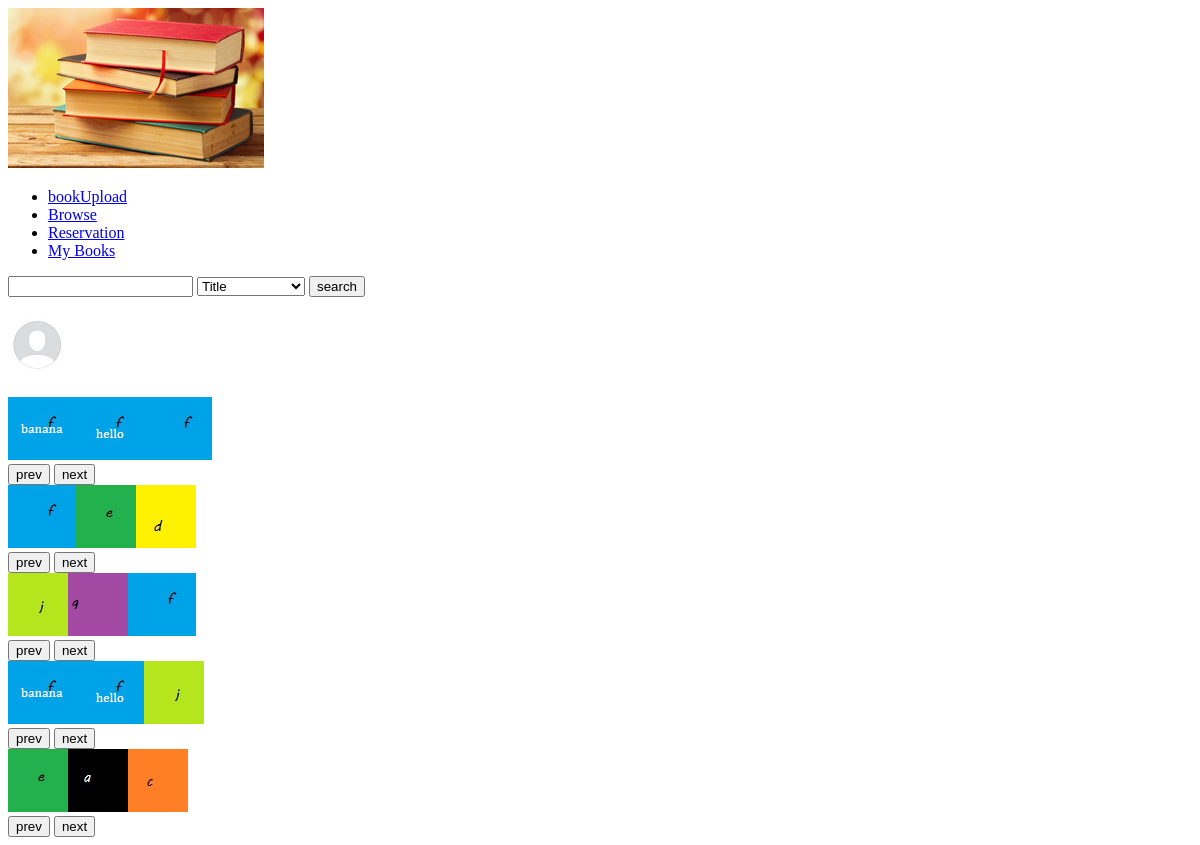
Before: /user/home.php with the older database file.
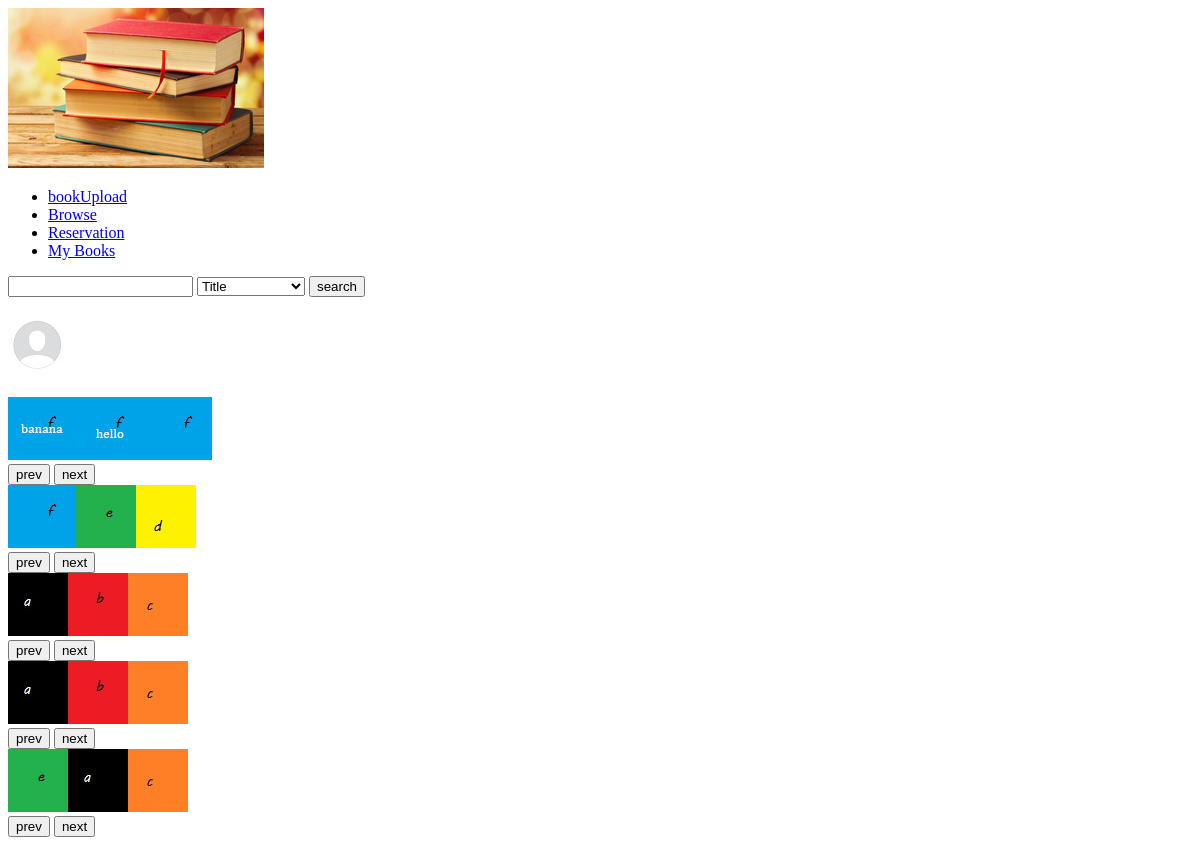
After: the same page with the newer database file.
### tables this page shows
CREATE TABLE `book` (
  `ISBN` varchar(30) NOT NULL,
  `title` varchar(50) NOT NULL,
  `publication_year` date NOT NULL,
  `publish_house` int(11) NOT NULL,
  `quantity` int(11) NOT NULL,
  `price` int(11) NOT NULL,
  `reservation_points` int(11) NOT NULL,
  `cover_photo` varchar(100) DEFAULT NULL,
  `description` varchar(200) DEFAULT NULL,
  `likes` int(11) DEFAULT NULL
);

CREATE TABLE `online_books` (
  `id` int(11) NOT NULL,
  `user_id` int(11) NOT NULL,
  `title` varchar(40) NOT NULL,
  `publish_date` date NOT NULL,
  `likes` int(11) NOT NULL,
  `cover_photo` varchar(100) DEFAULT NULL,
  `description` varchar(200) DEFAULT NULL,
  `book_path` varchar(100) DEFAULT NULL
);

### user/home.php (the view, shortened to what this page needs)
<?php
	include "functions/DBconnection.php";
		$username=$_SESSION["username"];
		$sql="SELECT `name`,`surname`,`points`,`profile_photo` FROM users WHERE username='{$username}'";
		$result=$connection->query($sql);
				$user = $result->fetch_assoc();
		$sql="SELECT `ISBN`,cover_photo FROM book ORDER BY publication_year DESC";
		$libratSipasDates=$connection->query($sql);
		$sql="SELECT `ISBN`,cover_photo FROM book ORDER BY likes DESC";
		$libratSipasPelqimeve=$connection->query($sql);
		$sql="SELECT `id`,cover_photo FROM online_books ORDER BY likes DESC";
		$libratOnlineSipasPelqimeve=$connection->query($sql);
		$sql="SELECT `id`,cover_photo FROM online_books ORDER BY publish_date DESC";
		$libratOnlineSipasDates=$connection->query($sql);
		$sql="SELECT `ISBN`,cover_photo FROM book WHERE reservation_points!=0 ORDER BY reservation_points DESC";
		$libratPremium=$connection->query($sql);
?>
<!DOCTYPE html>
<html>
<head>
	<link rel="stylesheet" type="text/css" href="/BibliotekaOnline/Styles/home.css">
</head>
<body>
	<div>
		<a href="home.php"><img src="/BibliotekaOnline/images/app/libraryLogo.ico"></a>
		<ul>
			<li><a href="bookUpload.php"> bookUpload </a></li>
			<li><a href="browse.php"> Browse </a></li>
			<li><a href="reservation.php">Reservation</a></li>
			<li><a href="myBooks.php">My Books</a></li>
		</ul>
		<form action="search.php" method="get">
		<input type="text" name="searchQuery">
		<select name="filter">
			<option value="title">Title</option>
		</select>
		<input type="submit" name="search" value="search">
		</form>
	</div>
	<br>
		<a href="profile.php">
			<div  id="profili">
			<?php
				$profilePhotoPath="/BibliotekaOnline/images/users/";
				if(empty($user["profile_photo"])){
						$profilePhotoPath.="default.jpg";
				}
				else{
					$profilePhotoPath.=$user["profile_photo"];
				}
				?>
			<img src="<?php  echo $profilePhotoPath  ?>">
			</div>
		</a>
				<br>
			<div>
				<?php
				 $ok=true;
				 $nrLibr=7;
					while ($ok && $nrLibr!=0) {
						echo "<div class='slidet1 fade'>";
						for($j=0;$j<3;$j++){
							if($i=$libratSipasDates->fetch_assoc()){
								echo "<img src='/BibliotekaOnline/images/books/".$i["cover_photo"]."'>";
									$nrLibr--;
									if($nrLibr==0){
										break;
									}
							}
							else{
								$ok=false;
								break;
							}
						}
						echo "</div>";
					}
				  ?>
			</div>
			<button onclick="slide(-1,0)">prev</button>
			<button onclick="slide(1,0)">next</button>
<br>
			<div>
				<?php
				 $ok=true;
				 $nrLibr=7;
					while ($ok && $nrLibr!=0) {
						echo "<div class='slidet2 fade'>";
						for($j=0;$j<3;$j++){
							if($i=$libratSipasPelqimeve->fetch_assoc()){
								echo "<img src='/BibliotekaOnline/images/books/".$i["cover_photo"]."'>";
									$nrLibr--;
									if($nrLibr==0){
										break;
									}
							}
							else{
								$ok=false;
								break;
							}
						}
						echo "</div>";
					}
				  ?>
			</div>
			<button onclick="slide(-1,1)">prev</button>
			<button onclick="slide(1,1)">next</button>
<div>
				<?php
				 $ok=true;
				 $nrLibr=7;
					while ($ok && $nrLibr!=0) {
						echo "<div class='slidet3 fade'>";
						for($j=0;$j<3;$j++){
							if($i=$libratOnlineSipasPelqimeve->fetch_assoc()){
								echo "<img src='/BibliotekaOnline/images/onlineBooks/".$i["cover_photo"]."'>";
									$nrLibr--;
									if($nrLibr==0){
										break;
									}
							}
							else{
								$ok=false;
								break;
							}
						}
						echo "</div>";
					}
				  ?>
			</div>
			<button onclick="slide(-1,2)">prev</button>
			<button onclick="slide(1,2)">next</button>
<div>
				<?php
				 $ok=true;
				 $nrLibr=7;
					while ($ok && $nrLibr!=0) {
						echo "<div class='slidet4 fade'>";
						for($j=0;$j<3;$j++){
							if($i=$libratOnlineSipasDates->fetch_assoc()){
								echo "<img src='/BibliotekaOnline/images/onlineBooks/".$i["cover_photo"]."'>";
									$nrLibr--;
									if($nrLibr==0){
										break;
									}
							}
							else{
								$ok=false;
								break;
							}
						}
						echo "</div>";
					}
				  ?>
			</div>
			<button onclick="slide(-1,3)">prev</button>
			<button onclick="slide(1,3)">next</button>
<div>
				<?php
				 $ok=true;
				 $nrLibr=7;
					while ($ok && $nrLibr!=0) {
						echo "<div class='slidet5 fade'>";
						for($j=0;$j<3;$j++){
							if($i=$libratPremium->fetch_assoc()){
								echo "<img src='/BibliotekaOnline/images/books/".$i["cover_photo"]."'>";
									$nrLibr--;
							}
							else{
								$ok=false;
								break;
							}
						}
						echo "</div>";
					}
				  ?>
			</div>
			<button onclick="slide(-1,4)">prev</button>
			<button onclick="slide(1,4)">next</button>
</body>
</html>

### Styles/home.css (style rules this page uses)
.slidet1,.slidet2,.slidet3,.slidet4,.slidet5 { display: none; }
img { position: relative; }

Changed rows visible on the page:
removed online_books: cover_photo (picture)
removed online_books: cover_photo (picture)
removed online_books: cover_photo (picture)
removed online_books: cover_photo (picture)
removed online_books: cover_photo (picture)
added online_books: cover_photo (picture)
added online_books: cover_photo (picture)
added online_books: cover_photo (picture)
